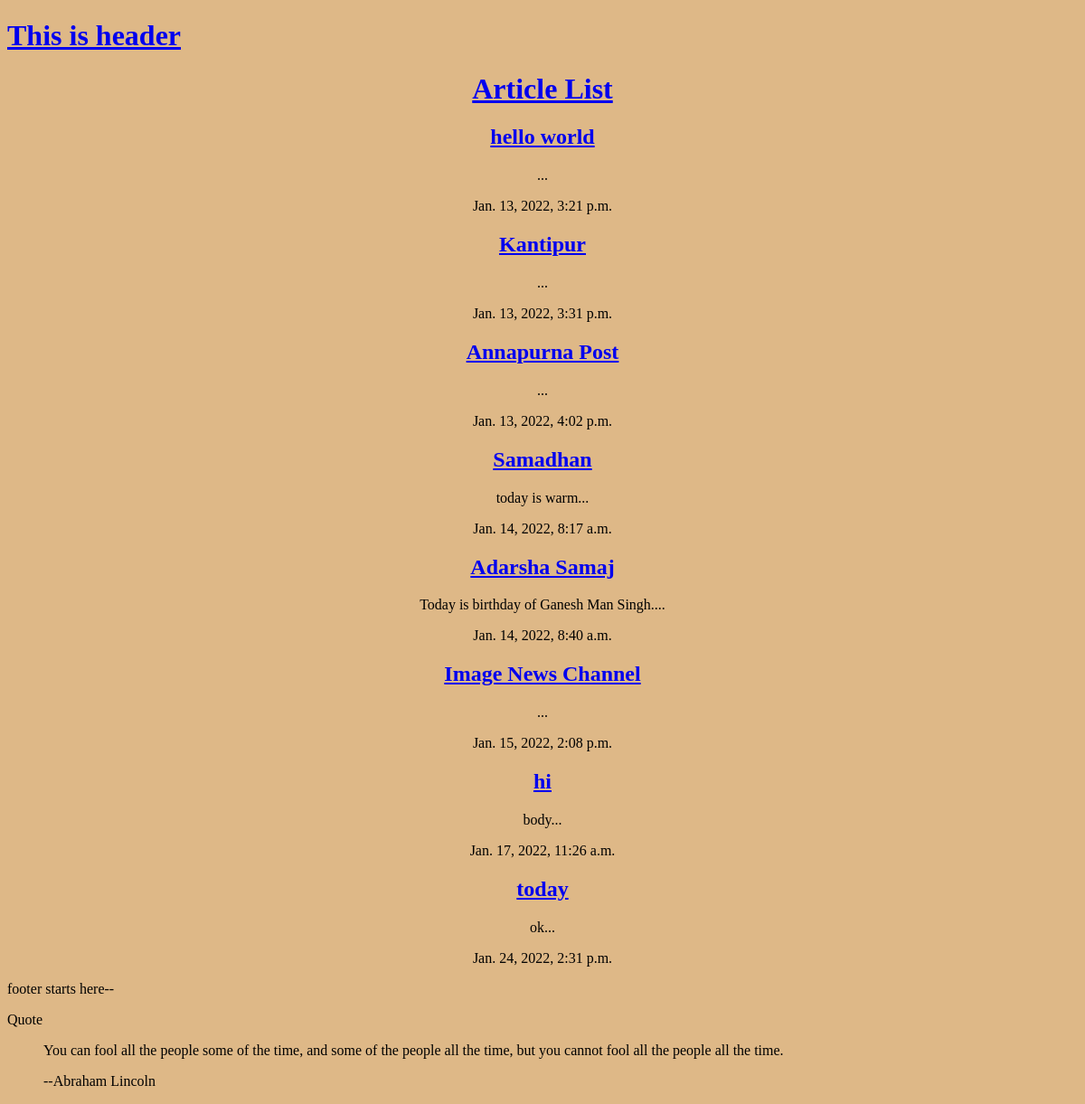
The page /articles/ on the database as committed earlier.
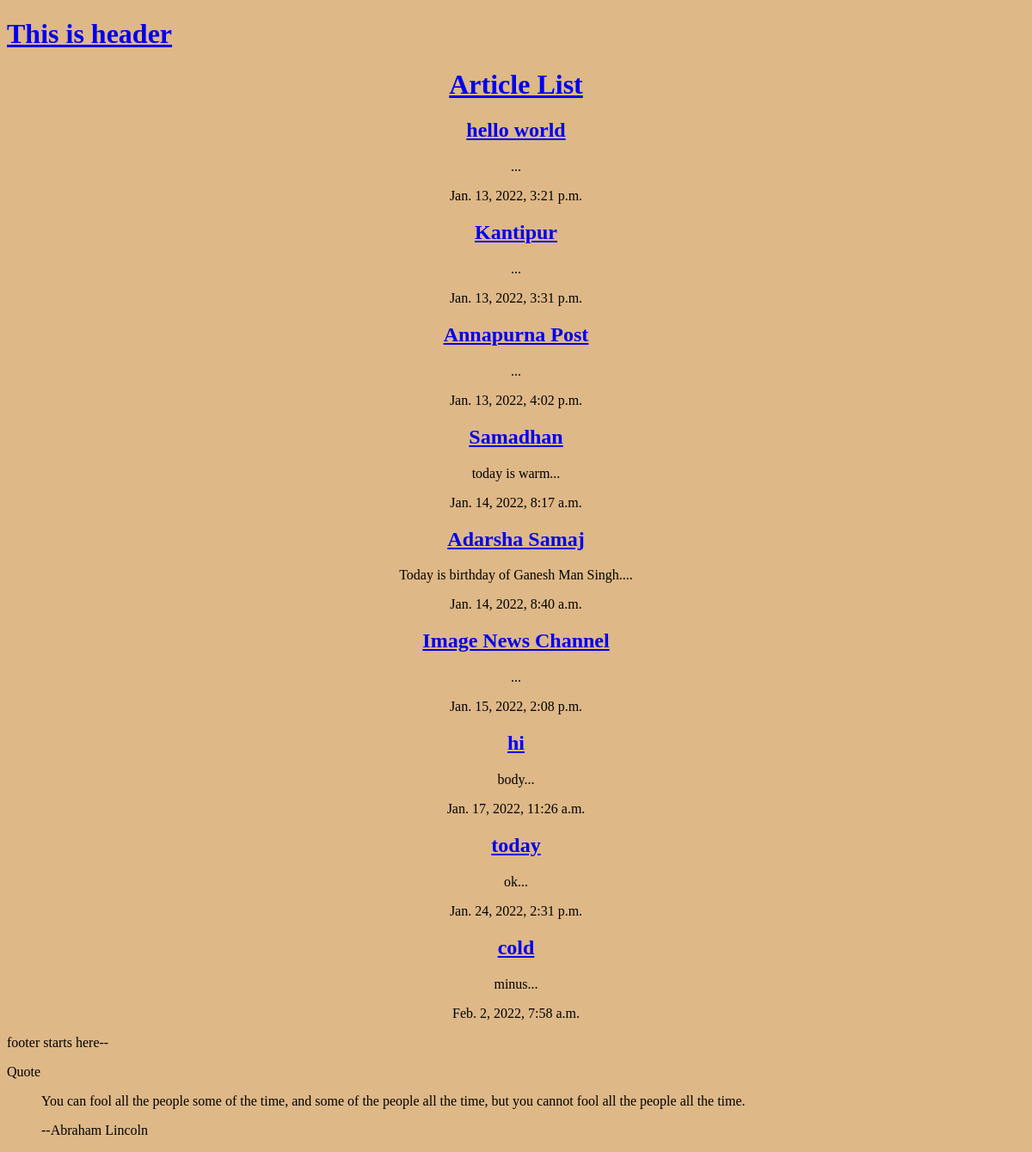
The same page on the database as committed later.
### articles/models.py (models this page shows, shortened)
class Article(models.Model): #model is represented by a class in djiango
    title = models.CharField(max_length=100)
    slug = models.SlugField()
    body = models.TextField()
    date = models.DateTimeField(auto_now_add=True)
    thumb = models.ImageField(default='default.png', blank=True)
    def snippet(self):
        return self.body[:50] + "..."

### articles/views.py (the view)
# urls.py: path('', views.article_list, name="list"),
def article_list(request):
    articles = Article.objects.all().order_by('date')
    return render(request, 'articles/article_list.html', {'articles': articles})

### articles/templates/articles/article_list.html (shortened to what this page needs)
{% extends 'base_layout.html' %}
  {% block content %}
    <h1>Article List</h1>
    <div class="articles">
      {% for article in articles %}
      <div class="article">
        <h2><a href="#">{{ article.title }}</a></h2>
        <p>{{ article.snippet }}</p>
        <p>{{ article.date }} </p>
      </div>
    {% endfor %}
  </div>
  {% endblock %}

### templates/base_layout.html (shortened to what this page needs)
{% load static from static %}
<!doctype html>
<html>
  <head>
    <link rel="stylesheet" href="{% static 'styles.css' %}">
  </head>
  <body>
      <div="wrapper">
        <h1><a href="{% url 'list' %}">This is header</h1>
          <div align="center">
          {% block content %}
          {% endblock %}
          </div>
  <div>
    <p>footer starts here--</p>
    <div class="card">
      <div class="card-header">
        Quote
      </div>
      <div class="card-body">
        <blockquote class="blockquote mb-0">
          <p>You can fool all the people some of the time, and some of the people all the time, but you cannot fool all the people all the time.</p>
          <footer class="blockquote-footer">--Abraham Lincoln <cite title="Source Title"></cite></footer>
        </blockquote>
      </div>
    </div>
  </body>
  </html>

### simpleapp/assets/styles.css (style rules this page uses)
body { background-color: burlywood; }

Rows that differ between the two databases and show on the page:
added Article: title "cold", snippet "minus...", date "Feb. 2, 2022, 7:58 a.m."
